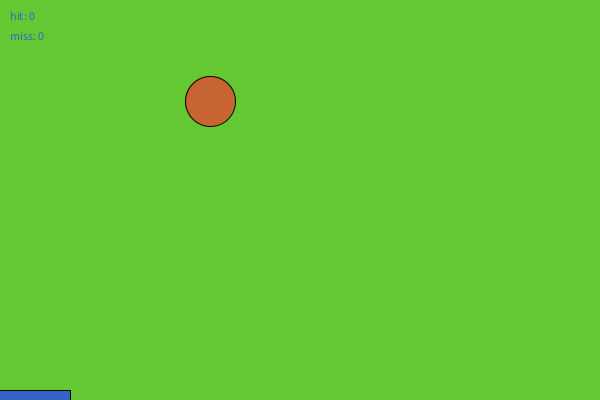
Frame 1 (no input)
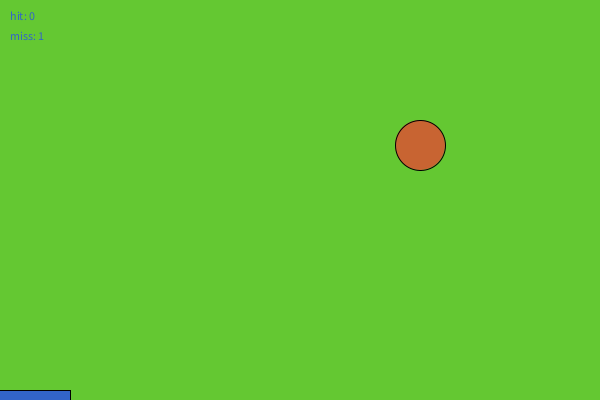
Frame 60 (the mouse pressed at the canvas centre just before this capture)
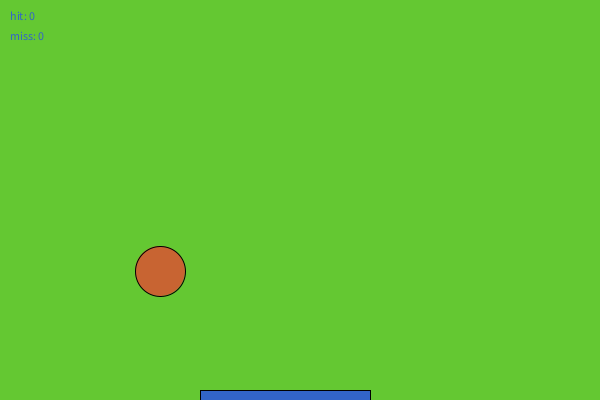
Frame 120 (the mouse held since frame 60 and released just before this capture)

The Processing sketch that drew these frames (run headless with seeded random() and noise(); from frame 60 on, the mouse is pressed at the canvas centre):

// Processing sketch: game1
// ── game1.pde
void setup() {
  size(600, 400);
}

float ballx = 200;
float bally = 100;
float speedx = 10;
float speedy = 0;
int hit = 0;
int miss = 0;

void draw() {
  if (mousePressed) { 
    hit = 0; 
    miss = 0;
  }

  float paddle = 1000/(hit+10);
  if (ballx < 0 || ballx>width) speedx = -speedx;
  if (bally>height) { 
    speedy = -speedy;
    float distance = abs(mouseX-ballx);
    if (distance < paddle) hit+=1;
    else miss+=1;
  } 
  else speedy += 1;

  ballx += speedx;
  bally += speedy;

  background(100, 200, 50);
  fill(200, 100, 50);
  ellipse(ballx, bally, 50, 50);
  fill(50, 100, 200);
  rect(mouseX-paddle, height-10, 170, 10);

  text("hit: "+hit, 10, 20);
  text("miss: "+miss, 10, 40);
}
